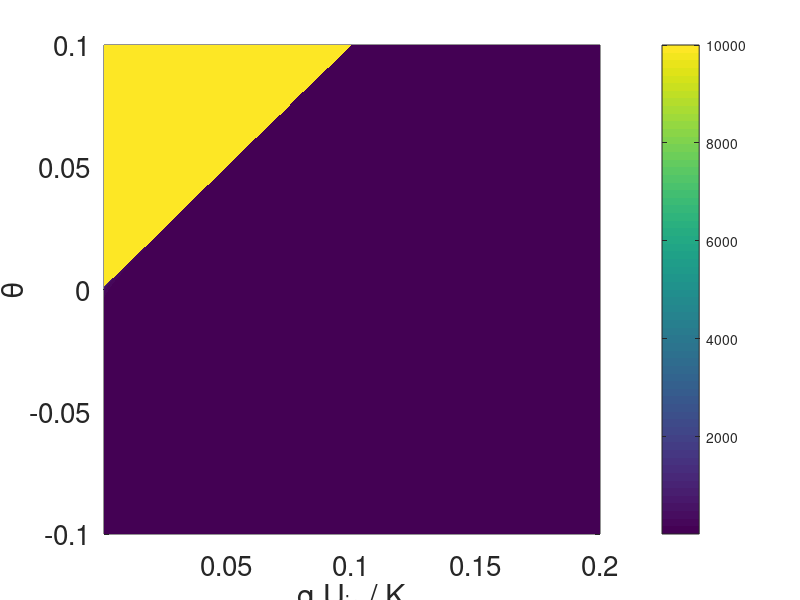

The MATLAB script that drew this image: (Note: this script raises an error after producing the figure.)
theta = linspace(-0.1,0.1,1e3);

alphau_over_k_0 = 0.1;

LSOH = nan.*ones(1e2,1e3);

mults  = linspace(1e-2,2,1001);
for i=1:length(mults)
    mult=mults(i);
    
    alphau_over_k = alphau_over_k_0*mult;
    Ls_over_H = -(1./tan(theta)).*(1 + (alphau_over_k./tan(theta)).*log(1 - (tan(theta)/alphau_over_k)));
    
    Ls_over_H(theta>=alphau_over_k) = 10000;
    Ls_over_H(imag(Ls_over_H)~=0) = 10000;
    
    LSOH(i,:) = Ls_over_H;
    
end

[MULT,THETA] = meshgrid(mults,theta);

figure(1);
pcolor(MULT'.*alphau_over_k_0,THETA',LSOH);cb=colorbar;caxis([10 1e4]);shading('flat')
xlabel('\alpha U_{in} / K','fontsize',16)
ylabel('\theta','fontsize',16)
set(gca,'ColorScale','log','fontsize',20)
colormap(brewermap([],'GnBu'));
ylabel(cb,'L (m)')
hold on
contour(MULT'.*alphau_over_k_0,THETA',LSOH,[100 100],'Color',[0.5 0.5 0.5],'linewidth',3)